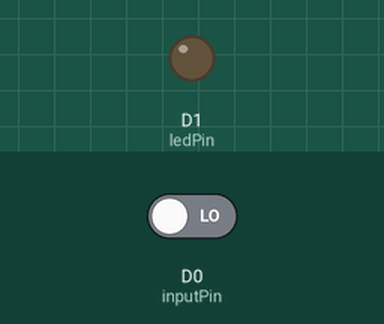
The sketch below on a simulated Particle Photon. Parts: output pins drawn as LEDs (lit = HIGH). Inputs (shaded band) come from the test bench; at power-on: D0 (inputPin) LOW.

Above: at 1.2 s.
1.3 s: D0 (inputPin) driven HIGH
At 1.6 s:
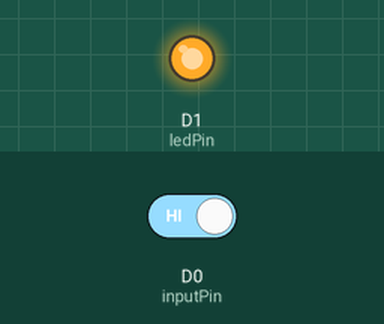
2.8 s: D0 (inputPin) driven LOW
At 3.2 s:
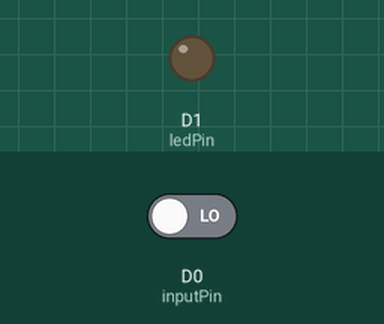
Timing chart, 0 to 5.8 s (numbered marks = the images above; inputs shaded):
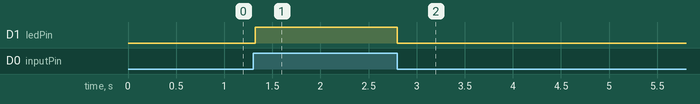

Measured:
- after the input at 1.3 s, D1 (ledPin): LOW → HIGH at once
- after the input at 2.8 s, D1 (ledPin): HIGH → LOW at once

The sketch:

MotionPublish.ino
```cpp
int inputPin = D0;              // choose the input pin (for PIR sensor)
int ledPin = D1;                // LED Pin
int pirState = LOW;             // we start, assuming no motion detected
int val = 0;                    // variable for reading the pin status

int calibrateTime = 10000;      // wait for the thingy to calibrate

void setup()
{
  pinMode( ledPin, OUTPUT );
  pinMode(inputPin, INPUT);     // declare sensor as input
}

void loop()
{

  // if the sensor is calibrated
  if ( calibrated() )
  {
  // get the data from the sensor
    readTheSensor();

    // report it out, if the state has changed
    reportTheData();
  }
}

void readTheSensor() {
  val = digitalRead(inputPin);
}

bool calibrated() {
  return millis() - calibrateTime > 0;
}

void reportTheData() {

  // if the sensor reads high
  // or there is now motion
  if (val == HIGH) {

    // the current state is no motion
    // i.e. it's just changed
    // announce this change by publishing an eent
    if (pirState == LOW) {
      // we have just turned on
      Particle.publish("designingiot/s15/motion");
      // Update the current state
      pirState = HIGH;
      setLED( pirState );
    }
  } else {
    if (pirState == HIGH) {
      // we have just turned of
      // Update the current state
      pirState = LOW;
      setLED( pirState );
    }
  }
}

void setLED( int state )
{
  digitalWrite( ledPin, state );
}

/*

 To check what events your device is publishing
 use Curl on Mac OSX

 curl 'https://api.spark.io/v1/events/designingiot?access_token=[your_access_token]'

 */
```
